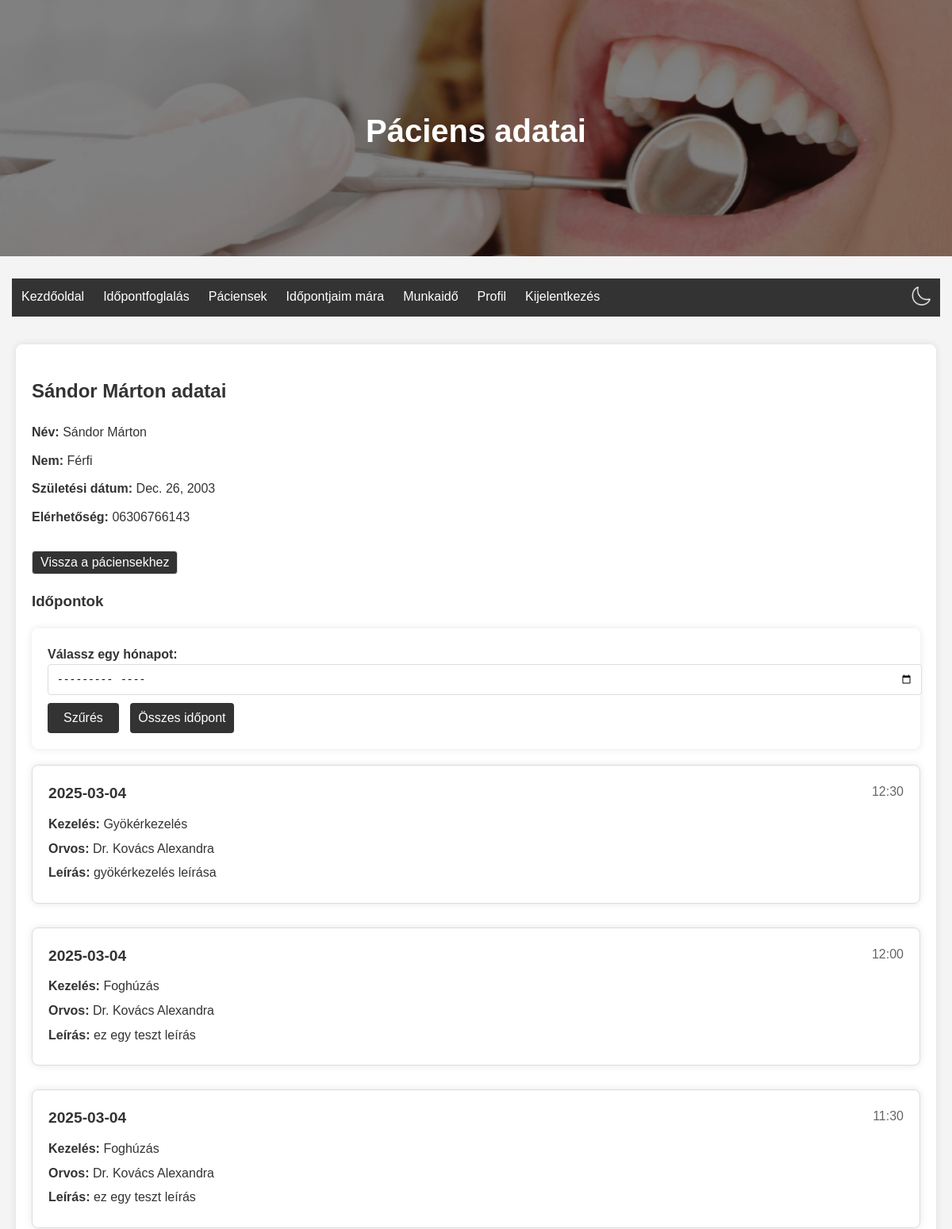
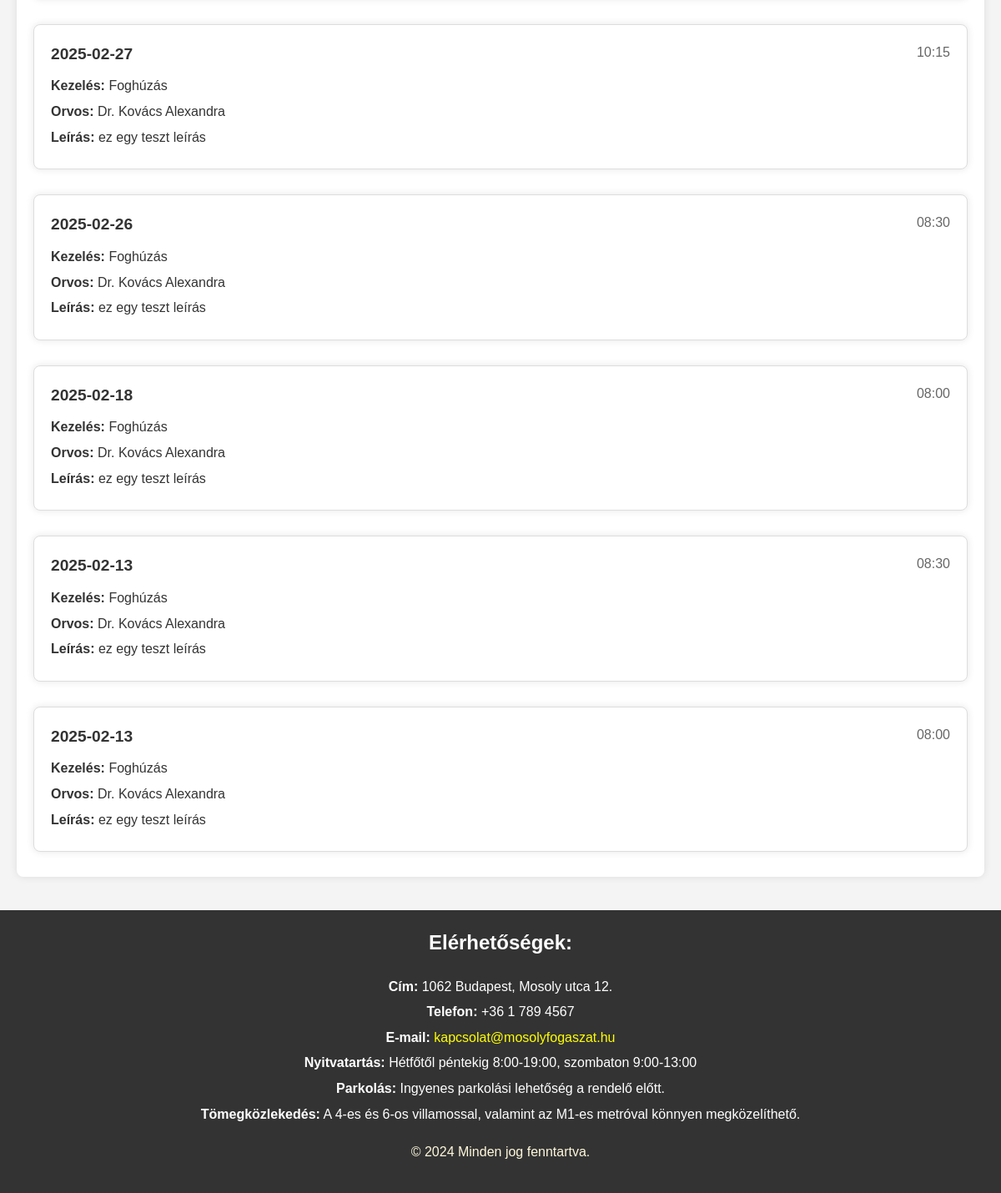
Page /patients/46918e9b-2410-4db0-8b5c-3090ac6ab9ab/ (signed in) on the committed database (2 pictures, top to bottom).
### rendeloweboldal/models.py (models this page shows, shortened)
class Patient(models.Model):
    id = models.CharField(max_length=64, primary_key=True)  # same as RendeloUser.id
    name = models.CharField(max_length=255)  # FHIR 'name' field
    gender = models.CharField(max_length=10, choices=[('male', 'Male'), ('female', 'Female')])
    birthDate = models.DateField(null=True, blank=True)  # FHIR 'birthDate' field
    telecom = models.CharField(max_length=255, null=True, blank=True)  # FHIR 'telecom' field for contact details

class Appointment(models.Model):
    id = models.UUIDField(primary_key=True, default=uuid4, editable=False)  # FHIR resource identifier
    patient = models.CharField(max_length=64, null=True, blank=True)  # Az időpontot foglaló páciens azonosítója
    practitioner = models.ForeignKey(Doctor, on_delete=models.CASCADE)  # Link to Practitioner resource
    treatment = models.ForeignKey(Treatment, on_delete=models.SET_NULL, null=True, blank=True)  # Link to Treatment
    start = models.DateTimeField()  # Kezdési időpont
    end = models.DateTimeField()  # Befejezési időpont
    status = models.CharField(max_length=64, null=True, blank=True)  # Időpont státusza (pl. foglalt, elérhető)
    custom_description = models.TextField(null=True, blank=True)  # Egyéb információk

class Treatment(models.Model):
    id = models.UUIDField(primary_key=True, default=uuid4, editable=False)  # FHIR resource identifier
    name = models.CharField(max_length=255)  # FHIR 'name' field
    description = models.TextField()  # FHIR 'description' field
    duration = models.DurationField(null=True, blank=True)  # Kezelés hossza (opcionális)
    price = models.DecimalField(max_digits=10, decimal_places=0)  # Ár

class Doctor(models.Model):
    id = models.CharField(max_length=64, primary_key=True)  # FHIR resource identifier
    name = models.CharField(max_length=255)
    photo = models.ImageField(upload_to='doctor_pictures/', null=True, blank=True)  # FHIR 'photo' field
    qualification = models.TextField(null=True, blank=True)  # FHIR 'qualification' field

### rendeloweboldal/views.py (the view)
# urls.py: path('patients/<str:patient_id>/', views.patient_detail_view, name='patient_detail'),
@login_required
def patient_detail_view(request, patient_id):
    if not (request.user.is_staff and not request.user.is_superuser):
        return redirect('home')
    patient = get_object_or_404(Patient, id=patient_id)
    appointments = Appointment.objects.filter(patient=patient_id).order_by('-start')
    month = request.GET.get('month')
    if month:
        year, month = map(int, month.split('-'))
        appointments = appointments.filter(start__year=year, start__month=month)
    return render(request, 'patient_detail.html', {'patient': patient, 'appointments': appointments})

### rendeloweboldal/templates/patient_detail.html (shortened to what this page needs)
{% extends "base.html" %}
{% load static %}
{% block header_title %}Páciens adatai{% endblock %}
{% block content %}
<section class="patient-detail">
    <h2>{{ patient.name }} adatai</h2>
    <div class="patient-info">
        <p><strong>Név:</strong> {{ patient.name }}</p>
        <p><strong>Nem:</strong>
            {% if patient.gender == 'male' %}
                Férfi
            {% elif patient.gender == 'female' %}
                Nő
            {% endif %}
        </p>
        <p><strong>Születési dátum:</strong> {{ patient.birthDate }}</p>
        <p><strong>Elérhetőség:</strong> {{ patient.telecom }}</p>
    </div>
    <button class="button-like" onclick="goToPatients()">Vissza a páciensekhez</button>
    <h3>Időpontok</h3>
    <form method="get" action="{% url 'patient_detail' patient.id %}">
        <label for="month">Válassz egy hónapot:</label>
        <input type="month" id="month" name="month" value="{{ request.GET.month }}">
        <button type="submit">Szűrés</button>
        <button type="button" onclick="showAllAppointments()">Összes időpont</button>
    </form>
    <div class="appointments">
        {% for appointment in appointments %}
        <div class="appointment">
            <div class="appointment-header">
                <span class="appointment-date">{{ appointment.start|date:"Y-m-d" }}</span>
                <span class="appointment-time">{{ appointment.start|date:"H:i" }}</span>
            </div>
            <p><strong>Kezelés:</strong> {{ appointment.treatment.name }}</p>
            <p><strong>Orvos:</strong> {{ appointment.practitioner.name }}</p>
            <p><strong>Leírás:</strong> {{ appointment.treatment.description }}</p>
        </div>
        {% endfor %}
    </div>
</section>
{% endblock %}

### rendeloweboldal/static/Css/style.css (style rules this page uses)
body { font-family: Arial, sans-serif; line-height: 1.6; margin: 0; padding: 0; background-color: #f4f4f4; }
form { background-color: white; padding: 20px; margin-bottom: 20px; border-radius: 8px; box-shadow: 0 0 10px rgba(0, 0, 0, 0.1); }
form label { font-weight: bold; }
form input, form select, form textarea { padding: 10px; border: 1px solid #ddd; border-radius: 4px; font-size: 1em; width: 100%; margin-bottom: 10px; }
form button { padding: 10px 20px; border: none; border-radius: 4px; background-color: #333; color: white; font-size: 1em; cursor: pointer; transition: background-color 0.3s; }
.button-like { display: inline-block; padding: 5px 10px; margin-top: 10px; border: 1px solid #ddd; border-radius: 4px; background-color: #f2f2f2; cursor: pointer; text-decoration: none; color: #333; transition: background-color 0.3s; }
button[type="button"] { margin-left: 10px; padding: 5px 10px; background-color: #333; color: white; border: none; border-radius: 4px; cursor: pointer; transition: background-color 0.3s; height: 38px; align-self: flex-start; }
.appointment-time, .appointment-practitioner, .appointment-treatment { margin-bottom: 5px; }
button { padding: 10px 20px; border: none; border-radius: 4px; background-color: #333; color: white; font-size: 1em; cursor: pointer; transition: background-color 0.3s; }
button[type="button"] { margin-left: 10px; padding: 5px 10px; background-color: #333; color: white; border: none; border-radius: 4px; cursor: pointer; transition: background-color 0.3s; }
.appointments { display: flex; flex-direction: column; gap: 20px; margin-top: 20px; }
.appointment { background-color: white; padding: 20px; border-radius: 8px; box-shadow: 0 0 10px rgba(0, 0, 0, 0.1); transition: transform 0.3s, box-shadow 0.3s; }
.appointment-header { display: flex; justify-content: space-between; align-items: center; margin-bottom: 10px; }
.appointment-date { font-size: 1.2em; font-weight: bold; }
.appointment-time { font-size: 1em; color: #666; }
.appointment { border: 1px solid #ddd; padding: 10px; margin-bottom: 10px; border-radius: 4px; background-color: #f9f9f9; }
.appointment p { margin: 5px 0; }
.patient-detail { background-color: white; padding: 20px; border-radius: 8px; box-shadow: 0 0 10px rgba(0, 0, 0, 0.1); margin-bottom: 20px; }
.patient-info { margin-bottom: 20px; }
.patient-info p { margin: 10px 0; }

### rendeloweboldal/static/Css/colors_light.css (style rules this page uses)
body, header { background-color: #f4f4f4; color: #333; }
form, .intro, .pricing, .appointments, .appointment, .patient-detail, .working-hours-form, .info-message, .profile, .admin { background-color: white; color: #333; }
.button, .button-like, button, .add-button, .edit-button, .delete-button, .cancel-button, .dialog-box button { background-color: #333; color: white; }

### rows in the picture
Patient: name "Sándor Márton", birthDate "Dec. 26, 2003", telecom "06306766143"
Appointment: start "2025-03-04", start "12:30", treatment.name "Gyökérkezelés", practitioner.name "Dr. Kovács Alexandra", treatment.description "gyökérkezelés leírása"
Appointment: start "2025-03-04", start "12:00", treatment.name "Foghúzás", practitioner.name "Dr. Kovács Alexandra", treatment.description "ez egy teszt leírás"
Appointment: start "2025-03-04", start "11:30", treatment.name "Foghúzás", practitioner.name "Dr. Kovács Alexandra", treatment.description "ez egy teszt leírás"
Appointment: start "2025-02-27", start "10:15", treatment.name "Foghúzás", practitioner.name "Dr. Kovács Alexandra", treatment.description "ez egy teszt leírás"
Appointment: start "2025-02-26", start "08:30", treatment.name "Foghúzás", practitioner.name "Dr. Kovács Alexandra", treatment.description "ez egy teszt leírás"
Appointment: start "2025-02-18", start "08:00", treatment.name "Foghúzás", practitioner.name "Dr. Kovács Alexandra", treatment.description "ez egy teszt leírás"
Appointment: start "2025-02-13", start "08:30", treatment.name "Foghúzás", practitioner.name "Dr. Kovács Alexandra", treatment.description "ez egy teszt leírás"
Appointment: start "2025-02-13", start "08:00", treatment.name "Foghúzás", practitioner.name "Dr. Kovács Alexandra", treatment.description "ez egy teszt leírás"
